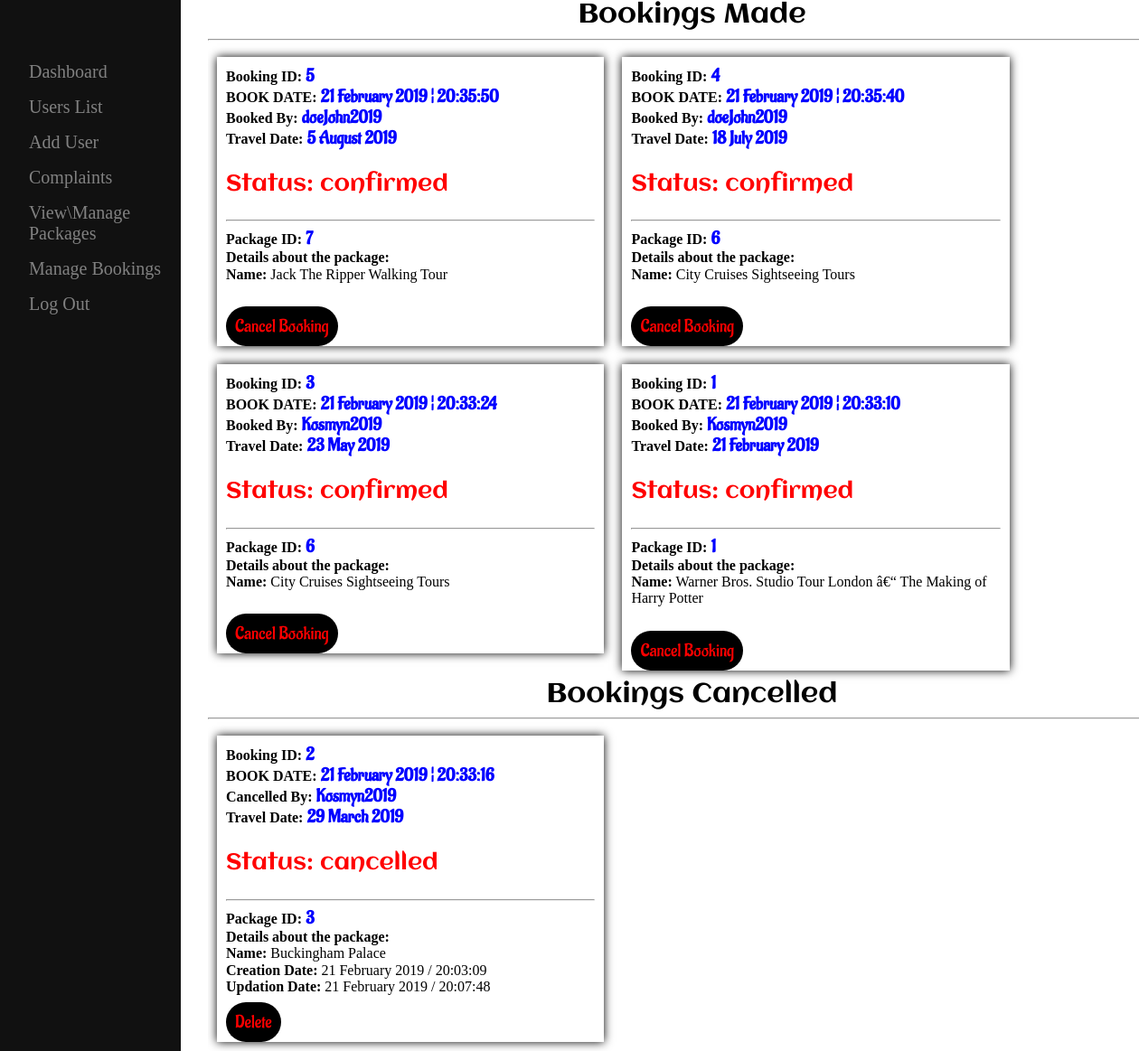
The page /admin/manage_bookings.php (signed in) on the database its author committed.
### tables this page shows
CREATE TABLE `booking` (
  `bookingsId` smallint(6) NOT NULL AUTO_INCREMENT,
  `packageId` int(10) NOT NULL,
  `bookDate` timestamp NOT NULL DEFAULT CURRENT_TIMESTAMP,
  `submittedBy` varchar(50) NOT NULL,
  `travelDate` varchar(100) NOT NULL,
  `status` varchar(10) NOT NULL,
  PRIMARY KEY (`bookingsId`)
);

CREATE TABLE `packages` (
  `id` smallint(6) NOT NULL AUTO_INCREMENT,
  `imageType` varchar(255) NOT NULL,
  `imageData` longblob NOT NULL,
  `name` varchar(100) NOT NULL,
  `location` varchar(100) NOT NULL,
  `price` double NOT NULL,
  `details` text NOT NULL,
  `creationDate` timestamp NOT NULL DEFAULT CURRENT_TIMESTAMP,
  `updationDate` timestamp NULL DEFAULT '0000-00-00 00:00:00' ON UPDATE CURRENT_TIMESTAMP,
  PRIMARY KEY (`id`)
);

### admin/manage_bookings.php (the view, shortened to what this page needs)
<?php
require("../connection/dbConnection.php");
$selectBooking = "SELECT * FROM `booking` WHERE `status` = 'confirmed' ORDER BY `bookDate` DESC ";
$result = mysqli_query($connection,$selectBooking);
$selectBookingCancelled = "SELECT * FROM `booking` WHERE `status` = 'cancelled' ORDER BY `bookDate` DESC ";
$resultCancelled = mysqli_query($connection,$selectBookingCancelled);
?>
<!DOCTYPE html>
<html>
<head>
	<link rel="stylesheet" href="../styles/style.css">
</head>
<body>
	<div class="sidenav">
	    <a href="dashboard.php">Dashboard</a>
	    <a href="users_table.php">Users List</a>
	    <a href="admin_user_insert.php">Add User</a>
	    <a href="complains.php">Complaints</a>
	    <a href="manage_package.php">View\Manage Packages</a>
	    <a href="manage_bookings.php">Manage Bookings</a>
	    <a href="../logout.php">Log Out</a>
 	</div>
	<div class="manage-book-main" >
			<div class="packlistTitle" id="bookingsMade">Bookings Made</div><hr>
			<?php
			while ($row = mysqli_fetch_assoc($result))
			{
				$packId = $row['packageId'];
					$selectPackage = "SELECT * FROM `packages` WHERE `id` = '".$packId."' ";
					$resultP = mysqli_query($connection,$selectPackage);
					$rows = mysqli_fetch_assoc($resultP);
					$name = $rows['name'];
				$id = $row['bookingsId'];
				$bookDate = $row['bookDate'];
				$submittedBy = $row['submittedBy'];
				$travelDate = $row['travelDate'];
				$status = $row['status'];
			?>
			<div class="big-bloc">
				<div class="container">
					<b>Booking ID:</b> <strong><?php echo $id; ?></strong><br>
					<b>BOOK DATE:</b> <strong><?php echo date('j F Y ¦ H:i:s' , strtotime($bookDate)) ?></strong><br>
					<b>Booked By:</b> <strong><?php echo $submittedBy; ?></strong><br>
					<b>Travel Date:</b> <strong><?php echo date('j F Y' , strtotime($travelDate)) ?></strong>
					<p>Status: <?php echo $status; ?></p><hr>
					<b>Package ID:</b> <strong><?php echo $packId ?></strong><br>
					<b>Details about the package:</b><br>
					<b>Name:</b> <?php echo $name ?><br><br><br>
						<a href="cancel_booking_file.php?ID=<?php echo $id ?>">Cancel Booking</a>
				</div>
			<?php
			}
			?>
			<div class="packlistTitle" id="bookingsCancelled">Bookings Cancelled</div><hr>
			<?php
			while ($row = mysqli_fetch_assoc($resultCancelled))
			{
				$packId = $row['packageId'];
					$selectPackage = "SELECT * FROM `packages` WHERE `id` = '".$packId."' ";
					$resultP = mysqli_query($connection,$selectPackage);
					$rows = mysqli_fetch_assoc($resultP);
					$name = $rows['name'];
					$createDate = $rows['creationDate'];
					$updateDate = $rows['updationDate'];
				$id = $row['bookingsId'];
				$bookDate = $row['bookDate'];
				$submittedBy = $row['submittedBy'];
				$travelDate = $row['travelDate'];
				$status = $row['status'];
			?>
				<div class="container">
					<b>Booking ID:</b> <strong><?php echo $id; ?></strong><br>
					<b>BOOK DATE:</b> <strong><?php echo date('j F Y ¦ H:i:s' , strtotime($bookDate)) ?></strong><br>
					<b>Cancelled By:</b> <strong><?php echo $submittedBy; ?></strong><br>
					<b>Travel Date:</b> <strong><?php echo date('j F Y' , strtotime($travelDate)) ?></strong>
					<p>Status: <?php echo $status; ?></p><hr>
					<b>Package ID:</b> <strong><?php echo $packId ?></strong><br>
					<b>Details about the package:</b><br>
					<b>Name:</b> <?php echo $name ?><br>
					<b>Creation Date:</b> <?php echo date('j F Y / H:i:s' , strtotime($createDate)) ?><br>
					<b>Updation Date:</b> <?php echo date('j F Y / H:i:s' , strtotime($updateDate)) ?><br><br>
						<a href="delete_booking.php?id=<?php echo $id ?>" onclick="return confirm('Do you really want to DELETE this Booking?')" >Delete</a>
				</div>
			</div>
			<?php
			}
			?>
	</div>
</body>
</html>

### styles/style.css (style rules this page uses)
* { box-sizing:border-box; }
html { line-height: 1.15; -ms-text-size-adjust: 100%; -webkit-text-size-adjust: 100%; }
body { margin:0; padding:0; width: 100%; height: auto; font-family: "Times New Roman", Times, serif; -o-font-family: "Times New Roman", Times, serif; -webkit-font-family: "Times New Roman", Times, serif; }
.sidenav { position: fixed; height: 100%; width: 200px; top: 0; left: 0; background-color: #111; overflow: auto; padding-top: 60px; font-size: 36px; }
.sidenav a { padding: 8px 8px 8px 32px; text-decoration: none; font-size: 20px; color: #818181; display: block; }
.dashboard-content, .users-table-container, .complain-main-container, .manage_pack-main, .manage-book-main { margin-left: 230px; width: 85%; height: auto; overflow: auto; }
.packlistTitle { font-size: 30px; font-family: aclonica; text-align: center; }
.big-bloc { width: 100%; height: auto; }
.container { width: 40%; height: auto; box-shadow: 0 0 10px black; margin: 10px; padding: 10px; float: left; }
.container strong { font-size: 20px; color: blue; font-family: aladin; }
.container a { padding: 10px; font-size: 20px; text-decoration: none; color: red; background-color: black; border-radius: 100px; font-family: aladin; margin-bottom: 5px; }
.container p { font-family: aclonica; font-size: 25px; color: red; }

### rows shown on the page
booking: bookingsId "5", bookDate "21 February 2019 ¦ 20:35:50", submittedBy "doeJohn2019", travelDate "5 August 2019", status "confirmed", packageId "7", packageId.name "Jack The Ripper Walking Tour"
booking: bookingsId "4", bookDate "21 February 2019 ¦ 20:35:40", submittedBy "doeJohn2019", travelDate "18 July 2019", status "confirmed", packageId "6", packageId.name "City Cruises Sightseeing Tours"
booking: bookingsId "3", bookDate "21 February 2019 ¦ 20:33:24", submittedBy "Kosmyn2019", travelDate "23 May 2019", status "confirmed", packageId "6", packageId.name "City Cruises Sightseeing Tours"
booking: bookingsId "1", bookDate "21 February 2019 ¦ 20:33:10", submittedBy "Kosmyn2019", travelDate "21 February 2019", status "confirmed", packageId "1", packageId.name "Warner Bros. Studio Tour London â€“ The Making of Harry Potter"
booking: bookingsId "2", bookDate "21 February 2019 ¦ 20:33:16", submittedBy "Kosmyn2019", travelDate "29 March 2019", status "cancelled", packageId "3", packageId.name "Buckingham Palace", packageId.creationDate "21 February 2019 / 20:03:09", packageId.updationDate "21 February 2019 / 20:07:48"
